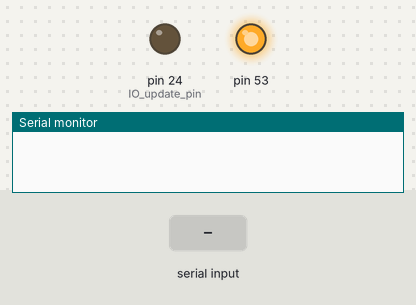
Recording of a sketch running on a simulated Arduino Mega 2560, built with avr-gcc and run on an emulated ATmega2560. Parts: output pins drawn as LEDs (lit = HIGH), the last lines printed to the serial monitor. Inputs (shaded band) come from the test bench. Pins used as bus, display or sensor lines are not drawn.

Above: at 1.2 s.
1.3 s: "w\n" received over Serial
At 1.37 s:
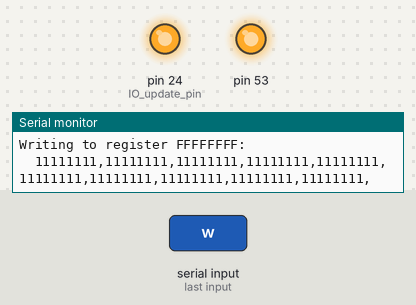
2.9 s: byte 114 ('r') received over Serial
4.4 s: byte 48 ('0') received over Serial
Timing chart, 0 to 7.4 s (numbered marks = the images above; inputs shaded):
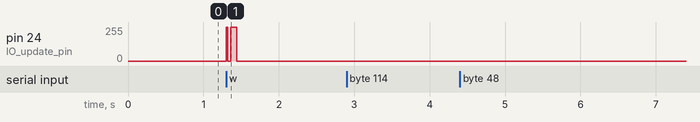

The sketch:

SPI_test.ino
```cpp
 #include <SPI.h>

// length of AD9910 internal registers
const int reg_len[] = {4,4,4,4,4,6,6,4,2,4,4,8,8,4,8,8,8,8,8,8,8,8,4};

// SCK = Clock = pin 13
// MOSI = Data Output = pin 11
// MISO = Data Input = pin 12
const int CS_pin = 16;
const int IO_update_pin = 24;
const int reset_pin = 2;

unsigned int result[8];

void setup()
{
  SPI.begin();
  Serial.begin(9600);

  // CS is active-low
  pinMode(CS_pin, OUTPUT);
  digitalWrite(CS_pin, HIGH);

  pinMode(IO_update_pin, OUTPUT);
  digitalWrite(IO_update_pin, LOW);

  pinMode(reset_pin, OUTPUT);
  digitalWrite(reset_pin, LOW);
}

void serialEvent()
{
  while (Serial.available() > 0) {
    char cmd = Serial.read();

    switch (cmd) {
      case 'r':
        read_all_registers();
        break;

      case '0':
        digitalWrite(reset_pin, HIGH);
        delay(100);
        digitalWrite(reset_pin, LOW);
        Serial.print("Device reset complete.\n");
        break;

      case 'w':
        char reg = Serial.read();
        char data[reg_len[reg]];
        for (int i=0; i<reg_len[reg]; i++)
           data[i] = Serial.read();
        write_register(reg, data);
        break;
    }
  }
}

void loop()
{
}

void read_register(int reg)
{
  // register sanity check
  if (reg >= 23) {
    Serial.print("Invalid register: ");
    Serial.print(reg, HEX);
    Serial.print("\n");
    return;
  }

  // begin transaction
  SPI.beginTransaction(SPISettings(1000000, MSBFIRST, SPI_MODE0));
  digitalWrite(CS_pin, LOW);
  SPI.transfer(reg | B10000000);

  // read data
  for (int i=0; i<reg_len[reg]; i++)
    result[i] = SPI.transfer(0x00);

  // end transaction
  digitalWrite(CS_pin, HIGH);
  SPI.endTransaction();
}

void read_all_registers()
{
  Serial.print("Reading register contents:\n");
  for (int reg=0; reg<23; reg++) {
    Serial.print("  ");
    if (reg < 0x10)
      Serial.print(" ");
    Serial.print(reg, HEX);
    Serial.print(": ");
    read_register(reg);
    for (int i=0; i<reg_len[reg]; i++) {
      printBits(result[i]);
      Serial.print(",");
    }
    Serial.print("\n");
  }
}

void write_register(char reg, char data[])
{
  // register sanity check
  if (reg >= 23) {
    Serial.print("Invalid register: ");
    Serial.print(reg, HEX);
    Serial.print("\n");
    return;
  }

  // begin transaction
  Serial.print("Writing to register ");
  Serial.print(reg, HEX);
  Serial.print(":   \n  ");
  SPI.beginTransaction(SPISettings(1000000, MSBFIRST, SPI_MODE0));
  digitalWrite(CS_pin, LOW);

  // transfer data
  SPI.transfer(reg & B01111111);
  for (int i=0; i<reg_len[reg]; i++) {
    printBits(data[i]);
    Serial.print(",");

    // do the SPI transfer
    result[i] = SPI.transfer(data[i]);

    // transfer data from IO buffers to internal registers
    digitalWrite(IO_update_pin, HIGH);
    delay(10);
    digitalWrite(IO_update_pin, LOW);
  }
  Serial.print("\n");

  // end transaction
  digitalWrite(CS_pin, HIGH);
  SPI.endTransaction();
}

/* ============================
 * AUXILIARY FUNCTIONS
   ============================ */

void printBits(byte myByte){
 for(byte mask = 0x80; mask; mask >>= 1){
   if(mask  & myByte)
       Serial.print('1');
   else
       Serial.print('0');
 }
}
```

Measured:
- after the input at 1.3 s, pin 24 (IO_update_pin): 0/255 → 253/255 at once, → 0/255 0.14 s later
